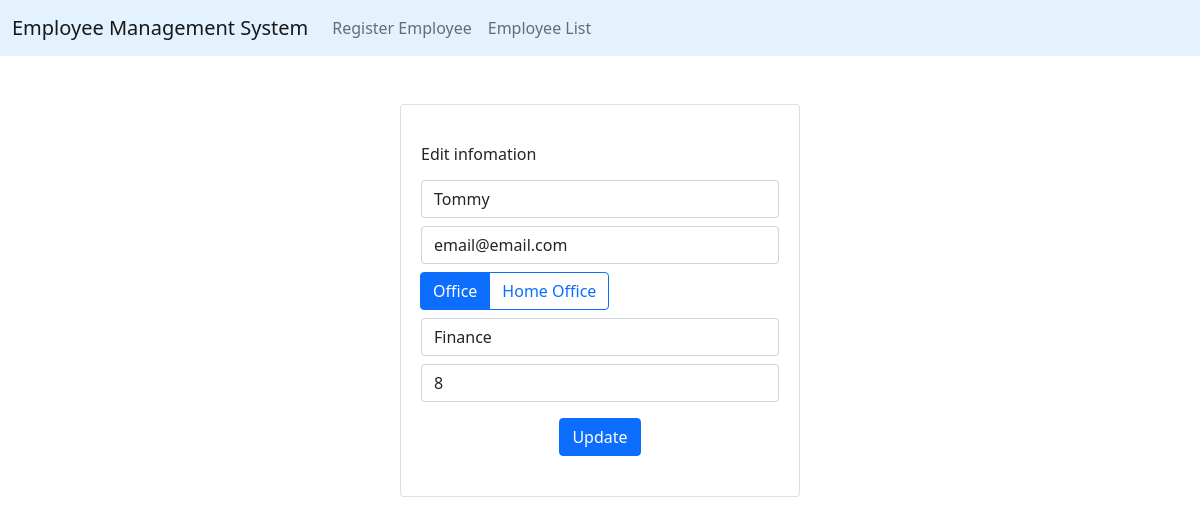
The page /employees/2/edit on the database its author committed.
### app.py (models this page shows, shortened)
class Employee(db.Model):
    id = db.Column(db.Integer, primary_key=True)
    name = db.Column(db.String(100), nullable=False)
    mail = db.Column(db.String(100), nullable=False)
    is_remote = db.Column(db.Boolean)
    department = db.Column(db.String(100))
    year = db.Column(db.Integer, default=0)
    created_at = db.Column(db.DateTime, nullable=False, default=datetime.utcnow)
    updated_at = db.Column(db.DateTime, nullable=False, default=datetime.utcnow, onupdate=datetime.utcnow)

### app.py (the view)
@app.route("/employees/<int:id>/edit")
def employee_edit(id):
    employee = Employee.query.get_or_404(id)
    return render_template("employee_edit.html", employee=employee)

### templates/employee_edit.html (shortened to what this page needs)
{% extends "base.html" %}
{%block body %}
<div class="container mt-5 mb-5 d-flex justify-content-center">
	<div class="card px-1 py-4" style="width: 400px;">
		<div class="card-body">
			<h6 class="card-title mb-3">Edit infomation</h6>
			<form action="{{ url_for('employee_update', id=employee.id) }}" method="POST">
				<div class="row">
					<div class="col-sm-12">
						<div class="form-group">
							<input name="name" value="{{ employee.name }}" class="form-control" type="text" placeholder="Name">
						</div>
					</div>
				</div>
				<div class="row mt-2">
					<div class="col-sm-12">
						<div class="form-group">
							<input name="mail" value="{{ employee.mail }}" class="form-control" type="text" placeholder="Email">
						</div>
					</div>
				</div>
				<div class="row mt-2">
					<div class="col-sm-12">
						<div class="form-group">
							<div class="btn-group" role="group" aria-label="is_remote toggle">
								<label class="btn btn-outline-primary" for="is_remote1">Office</label>
								<label class="btn btn-outline-primary" for="is_remote2">Home Office</label>
							</div>
						</div>
					</div>
				</div>
				<div class="row mt-2">
					<div class="col-sm-12">
						<div class="form-group">
							<input name="department" value="{{ employee.department }}" class="form-control" type="text" placeholder="Department">
						</div>
					</div>
				</div>
				<div class="row mt-2">
					<div class="col-sm-12">
						<div class="form-group">
							<input name="year" min="0" value="{{ employee.year }}" class="form-control" type="number" placeholder="Year">
						</div>
					</div>
				</div>
				<div class="row mt-3">
					<div class="col text-center">
						<button type="submit" class="btn btn-primary">Update</button>
					</div>
				</div>
			</form>
		</div>
	</div>
</div>
{% endblock %}

### rows shown on the page
Employee: name "Tommy", mail "email@email.com", department "Finance", year "8"
